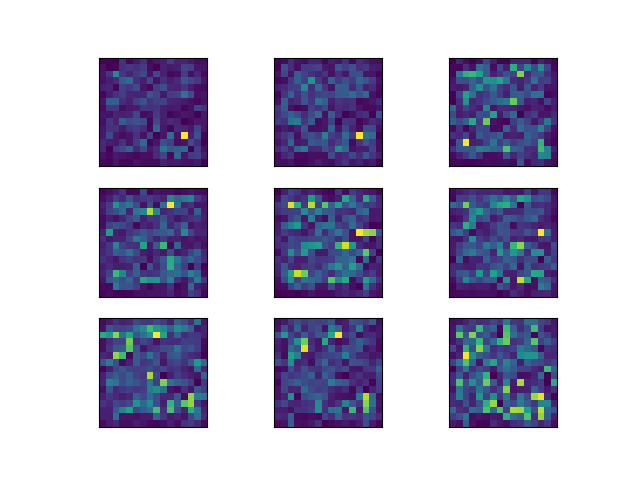

Reproduce this figure in Python.
import cv2
import numpy as np
import matplotlib.pyplot as plt

img = cv2.imread("imori.jpg").astype(np.float)
H, W, C = img.shape

# 1. 画像をグレースケール化し、x、ｙ方向の輝度勾配を求める
gray = 0.2126*img[...,2] + 0.7152*img[...,1] + 0.0722*img[...,0]
gray2 = np.pad(gray, (1, 1), 'edge')

# 2. gx, gyから勾配強度と勾配角度を求める。
gx = gray2[1:H+1, 2:W+2] - gray2[1:H+1, 0:W]
gx[gx == 0] = 0.000001
gy = gray2[2:H+2, 1:W+1] - gray2[0:H, 2:W+2]

mag = np.sqrt(gx ** 2 + gy ** 2)
ang = np.arctan(gy / gx) * (180/np.pi)
ang[ang < 0] += 360
ang[ang > 180] -= 180

# 3. 勾配角度を [0, 180]で9分割した値に量子化する。
#    つまり、[0,20]には0、[20, 40]には1というインデックスを求める。
for i in range(9):
    ang[np.where((ang >= i*20) & (ang < (i+1)*20), True, False)] = i
ang[ang == 180] = 8

# 4. 画像をN x Nの領域に分割し(この領域をセルという)、
#    セル内で3で求めたインデックスのヒストグラムを作成する。
#    ただし、当表示は1でなく勾配角度を求める。
N = 8
ang = ang.astype(np.int)

cell_H = H // N
cell_W = W // N

hist = np.zeros((9, cell_H, cell_W), dtype=np.float)
for y in range(H):
    for x in range(W):
        hist[ang[y, x], y//N, x//N] += mag[y, x]

# 5. C x Cのセルを１つとして(これをブロックという)、
#    ブロック内のセルのヒストグラムを次式で正規化する。
#    これを1セルずつずらしながら行うので、一つのセルが何回も正規化される。
C = 3
epsilon = 1

#print(hist)
#hist2 = hist.copy()
#hist2 = hist ** 2
hist2 = np.zeros((9, cell_H, cell_W), dtype=np.float)
for y in range(cell_H - C + 1):
    for x in range(cell_W - C + 1):
        #hist[0:9, y:y+C, x:x+C] = hist[0:9, y:y+C, x:x+C] / np.sqrt(np.sum(mag[y*N:(y+C)*N, x*N:(x+C)*N]) + epsilon)
        #hist[0:9, y:y+C, x:x+C] = hist[0:9, y:y+C, x:x+C] / np.sqrt(np.sum(hist[0:9, y:y+C, x:x+C]**2) + epsilon)
        #hist[0:9, y:y+C, x:x+C] = hist[0:9, y:y+C, x:x+C] / np.sqrt(np.sum(hist[0:9, y:y+C, x:x+C]) + epsilon)
        #hist[0:9, y:y+C, x:x+C] = hist[0:9, y:y+C, x:x+C] / np.sqrt(np.sum(hist2[0:9, y:y+C, x:x+C]) + epsilon)
        for i in range(9):
            hist2[i, y:y+C, x:x+C] += hist[i, y:y+C, x:x+C] / np.sqrt(np.sum(hist[i, y:y+C, x:x+C]) + epsilon)
            #hist[i, y:y+C, x:x+C] = hist[i, y:y+C, x:x+C] / np.sqrt(np.sum(hist[i, y:y+C, x:x+C]) + epsilon)
            #hist[i, y:y+C, x:x+C] = hist[i, y:y+C, x:x+C] / np.sqrt(np.sum(hist[i, y:y+C, x:x+C]**2) + epsilon)
            #hist[i, y:y+C, x:x+C] = hist[i, y:y+C, x:x+C] / np.sqrt(np.sum(mag[y*N:(y+C)*N, x*N:(x+C)*N]) + epsilon)
            #hist[i, y:y+C, x:x+C] = hist[i, y:y+C, x:x+C] / np.sqrt(np.sum(mag[y*N:(y+C)*N, x*N:(x+C)*N]) + epsilon)

hist = hist2
#print(hist)
fig, axes = plt.subplots(3, 3, subplot_kw={'xticks': [], 'yticks': []})
for ax, i in zip(axes.flat, range(9)):
    #hist[i] = (hist[i]-np.min(hist[i]))*(255/(np.max(hist[i])-np.min(hist[i])))
    #ax.imshow(hist[i].astype(np.uint8))
    ax.imshow(hist[i])
plt.savefig("my_answer_68.png")

